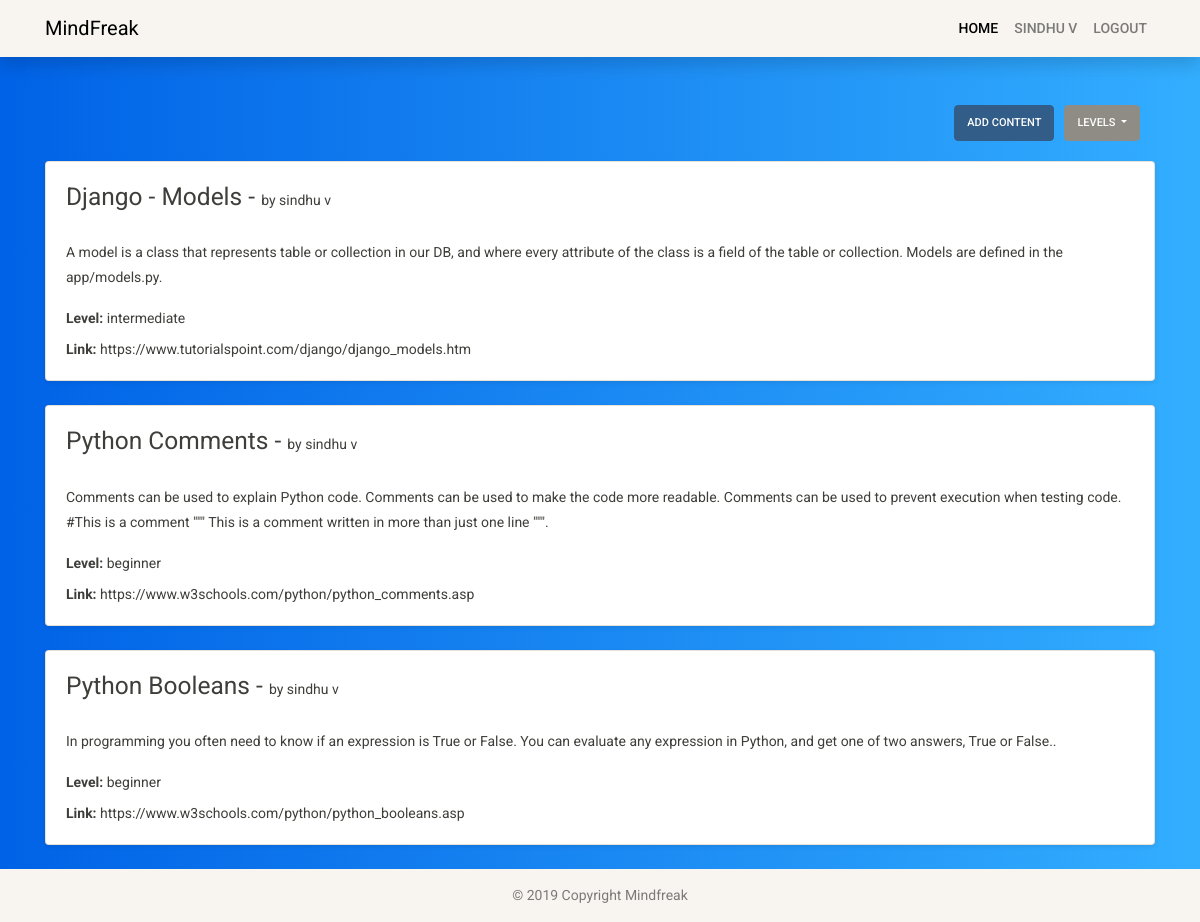
Screenshot of /contentpage/ (signed in) with the database file from the repository.
### mindfreakapp/models.py (models this page shows, shortened)
class Content(models.Model):
    user = models.ForeignKey(User, on_delete = models.CASCADE)
    subject = models.CharField(max_length=500)
    topicname = models.CharField(max_length=1000)
    description = models.CharField(max_length=1500)
    level = models.CharField(max_length=500)
    link = models.CharField(max_length=500)

### mindfreakapp/views.py (the view)
# urls.py: path('contentpage/',contentpage),
@login_required(login_url="/login")
def contentpage(request,level="all"):
    if level == "all":
        Allcontent = Content.objects.all()
    else:
        Allcontent = Content.objects.filter(level=level)
    return render(request, "contentpage.html",{"Allcontent":Allcontent})

### mindfreakapp/templates/contentpage.html (shortened to what this page needs)
{% extends 'base.html' %}
{% block body %}
<div class="container">
    <div class="col-sm-12 col-xs-12 pull-right" id="maindiv">
        <div class="dropdown">
                <button class="btn btn-secondary dropdown-toggle" type="button" id="dropdownMenuButton" data-toggle="dropdown" aria-haspopup="true" aria-expanded="false">
                   Levels
                </button>
        </div>
        <div class="actionbtn"><a class="btn btn-primary pull-right" href="/addcontent/" role="button">Add Content</a></div>
    </div>
    <div class="row">
        {% for eachcontent in Allcontent %}
        <div class="col-md-12">
            <div class="card flex-md-row mb-4 shadow-sm h-md-250">
                <div class="card-body d-flex flex-column align-items-start">
                <h3 class="mb-0 text-dark">
                   {{eachcontent.topicname}} - <span class="byuser">by {{eachcontent.user.username}}</span>
                </h3>
                <br>
                <p class="card-text mb-auto">{{eachcontent.description}}.</p>
                <p class="mb-0"><b>Level:</b>
                    {{eachcontent.level}}
                </p>
                <a class="text-dark" href="{{eachcontent.link}}"><b>Link:</b> {{eachcontent.link}}</a>
                </div>
            </div>
        </div>
        {% endfor %}
    </div>
</div>
{% endblock %}

### mindfreakapp/templates/base.html (shortened to what this page needs)
<!doctype html>
<html lang="en">
  <head>
    <link rel="stylesheet" href="https://maxcdn.bootstrapcdn.com/bootstrap/4.3.1/css/bootstrap.min.css">
    <link rel="stylesheet" href="https://bootswatch.com/4/sandstone/bootstrap.min.css">
    <link rel="stylesheet" href="https://maxcdn.bootstrapcdn.com/font-awesome/4.7.0/css/font-awesome.min.css">
    <link rel="stylesheet" href="/static/signin.css">
    <link rel="stylesheet" href="/static/base.css">
    <link rel="stylesheet" href="/static/quizpage.js">
  </head>
  <body>
        {% if user.is_authenticated %}
        <nav class="navbar navbar-expand-lg navbar-light bg-light static-top mb-5 shadow">
        {% else %}
        <nav class="navbar navbar-expand-lg navbar-light bg-light static-top mb-5 shadow onlyhome">
        {% endif %}
                <div class="container">
                  <a class="navbar-brand fontie" href="#">MindFreak</a>
                  <div class="collapse navbar-collapse" id="navbarResponsive">
                    <ul class="navbar-nav ml-auto">
                      <li class="nav-item active">
                        <a class="nav-link" href="/">Home</a>
                      </li>
                      {% if user.is_authenticated %}
                        <li class="nav-item">
                            <a class="nav-link" href="/">{{ user.username }}</a>
                        </li>
                        <li class="nav-item">
                            <a class="nav-link" href="/logout/">Logout</a>
                        </li>
                      {% endif %}
                    </ul>
                  </div>
                </div>
              </nav>
        {% block body %}
        {% endblock %}
        <div class="page-footer font-small bg-light text-black-50" id="footer">
                <div class="footer-copyright text-center py-3">© 2019 Copyright Mindfreak
                </div>
            </div>
  </body>
</html>

### mindfreakapp/static/signin.css (style rules this page uses)
:root { --input-padding-x: 1.5rem; --input-padding-y: .75rem; }
body { background: #007bff; background: linear-gradient(to right, #0062E6, #33AEFF); }

### mindfreakapp/static/base.css (style rules this page uses)
html, body { display: flex; flex-direction: column; min-height: 100vh; }
html { overflow-y: scroll; overflow-x:hidden; }
#footer { background-color: #efefef; flex: 0 0 50px; margin-top: auto; }
.pull-right { text-align:right !important; }
.byuser { font-size:14px; }
#maindiv { margin-bottom:20px; }
.dropdown { float: right; }
.actionbtn { float: right; margin-right:10px; }
body { background: #007bff; background: linear-gradient(to right, #0062E6, #33AEFF); }
p { padding-top: 0.5rem; padding-bottom: 0.5rem; line-height: 25px; }
a.nav-link { font-size: 14px !important; }
.fontie { font-size: 20px !important; }

### rows the page displays
Content: topicname "Django - Models", user.username "sindhu v", description "A model is a class that represents table or collection in our DB, and where every attribute of the class is a field of the table or collection. Models are defined in the app/models.py", level "intermediate", link "https://www.tutorialspoint.com/django/django_models.htm"
Content: topicname "Python Comments", user.username "sindhu v", description "Comments can be used to explain Python code. Comments can be used to make the code more readable. Comments can be used to prevent execution when testing code. #This is a comment \"\"\" This is a comment written in more than just one line \"\"\"", level "beginner", link "https://www.w3schools.com/python/python_comments.asp"
Content: topicname "Python Booleans", user.username "sindhu v", description "In programming you often need to know if an expression is True or False. You can evaluate any expression in Python, and get one of two answers, True or False.", level "beginner", link "https://www.w3schools.com/python/python_booleans.asp"

### other values shown
{{ user.username }} "SINDHU V"
